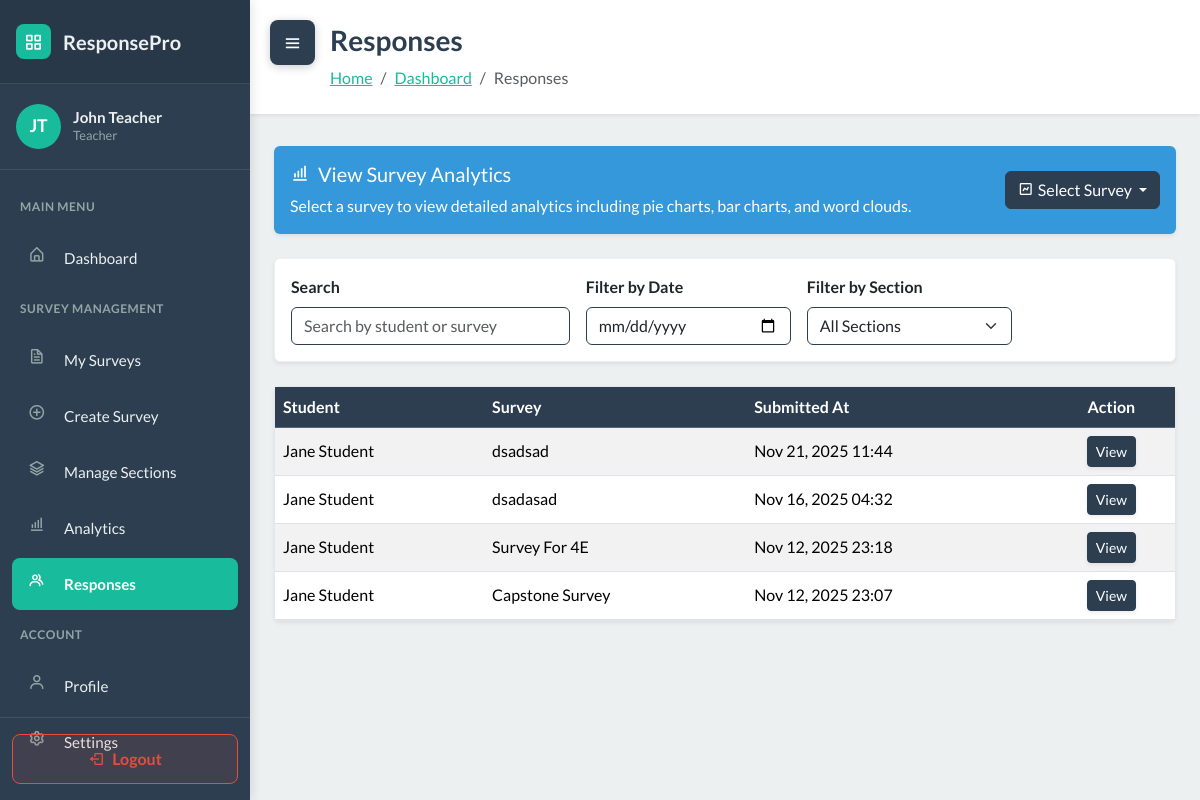
Screenshot of /responses/ (signed in) with the database file from the repository.
### WebSurvey/models.py (models this page shows, shortened)
class User(AbstractUser):
    ROLE_CHOICES = [
        ('student', 'Student'),
        ('teacher', 'Teacher'),
    ]
    role = models.CharField('role', max_length=20, choices=ROLE_CHOICES, default='student')
    section = models.ForeignKey(Section, null=True, blank=True, on_delete=models.SET_NULL, related_name='students')

class StudentResponse(models.Model):
    survey = models.ForeignKey(Survey, on_delete=models.CASCADE, related_name='responses')
    student = models.ForeignKey(User, on_delete=models.CASCADE, related_name='survey_responses')
    started_at = models.DateTimeField(auto_now_add=True)
    submitted_at = models.DateTimeField(null=True, blank=True)
    score = models.FloatField(null=True, blank=True)
    is_submitted = models.BooleanField(default=False)
    class Meta:
        unique_together = ['survey', 'student']

class Survey(models.Model):
    STATUS_CHOICES = [
        ('draft', 'Draft'),
        ('published', 'Published'),
        ('closed', 'Closed'),
    ]
    title = models.CharField(max_length=255)
    description = models.TextField(blank=True)
    teacher = models.ForeignKey(User, on_delete=models.CASCADE, related_name='surveys')
    sections = models.ManyToManyField(Section, blank=True, related_name='surveys')
    status = models.CharField(max_length=20, choices=STATUS_CHOICES, default='draft')
    total_points = models.IntegerField(default=0)
    time_limit = models.IntegerField(null=True, blank=True, help_text="Time limit in minutes")
    due_date = models.DateTimeField(null=True, blank=True)
    created_at = models.DateTimeField(auto_now_add=True)
    updated_at = models.DateTimeField(auto_now=True)
    class Meta:
        ordering = ['-created_at']

### WebSurvey/views.py (the view, shortened to what this page needs)
# urls.py: path('responses/', views.response_management, name='response_management'),
@login_required
def response_management(request):
    teacher = request.user
    search_query = request.GET.get("search", "")
    date_filter = request.GET.get("date", "")
    section_filter = request.GET.get("section", "")
    responses = StudentResponse.objects.filter(
        survey__teacher=teacher,
        is_submitted=True
    ).select_related("student", "survey", "student__section").order_by('-submitted_at')
    if date_filter:
        responses = responses.filter(submitted_at__date=date_filter)
    if section_filter:
        responses = responses.filter(student__section_id=section_filter)
    paginator = Paginator(responses, 10)
    page_number = request.GET.get("page")
    page_obj = paginator.get_page(page_number)
    surveys_with_responses = Survey.objects.filter(
        teacher=teacher,
        responses__is_submitted=True
    ).distinct().order_by('-created_at')
    sections = Section.objects.filter(teacher=teacher).order_by('name')
    return render(request, "responses.html", {
        "page_obj": page_obj,
        "search_query": search_query,
        "date_filter": date_filter,
        "section_filter": section_filter,
        "surveys_with_responses": surveys_with_responses,
        "sections": sections,
    })

### WebSurvey/services.py (called while the page is built)
def auto_close_due_surveys():
    now = timezone.now()
    overdue_ids = []
    for survey in Survey.objects.filter(status='published', due_date__isnull=False):
        due = survey.due_date
        if due is None:
            continue
        if timezone.is_naive(due):
            due = timezone.make_aware(due, timezone.get_current_timezone())
        if due <= now:
            overdue_ids.append(survey.id)
    if overdue_ids:
        Survey.objects.filter(id__in=overdue_ids).update(status='closed')
    return now

### WebSurvey/templates/responses.html (shortened to what this page needs)
<!DOCTYPE html>
{% load static %}
<html data-bs-theme="light" lang="en">
<head>
    <link rel="stylesheet" href="https://cdn.jsdelivr.net/npm/bootswatch@5.3.6/dist/flatly/bootstrap.min.css">
    <link rel="stylesheet" href="https://cdn.jsdelivr.net/npm/boxicons@latest/css/boxicons.min.css">
    <link rel="stylesheet" href="{% static 'css/dashboard-sidebar.css' %}">
    <link rel="stylesheet" href="{% static 'css/bss-overrides.css' %}">
</head>
<body>
    <button class="sidebar-toggle shifted" id="sidebarToggle">
        <i class="bx bx-menu"></i>
    </button>
    <aside class="dashboard-sidebar" id="sidebar">
        <div class="sidebar-header">
            <a href="{% url 'dashboard' %}" class="sidebar-brand">
                <div class="brand-icon">
                    <i class="bx bx-grid-alt" style="color: white;"></i>
                </div>
                <span>ResponsePro</span>
            </a>
        </div>
        <div class="sidebar-user">
            <div class="user-avatar">
                {{ user.first_name.0|upper }}{{ user.last_name.0|upper }}
            </div>
            <div class="user-info">
                <h6>{{ user.first_name }} {{ user.last_name }}</h6>
                <p>{{ user.get_role_display }}</p>
            </div>
        </div>
        <nav class="sidebar-nav">
            <div class="nav-section-title">Main Menu</div>
            <div class="sidebar-nav-item">
                <a href="{% url 'dashboard' %}" class="sidebar-nav-link">
                    <i class="bx bx-home-alt"></i>
                    <span>Dashboard</span>
                </a>
            </div>
            <div class="nav-section-title">Survey Management</div>
            <div class="sidebar-nav-item">
                <a href="{% url 'survey_list' %}" class="sidebar-nav-link">
                    <i class="bx bx-file"></i>
                    <span>My Surveys</span>
                </a>
            </div>
            <div class="sidebar-nav-item">
                <a href="{% url 'survey_create' %}" class="sidebar-nav-link">
                    <i class="bx bx-plus-circle"></i>
                    <span>Create Survey</span>
                </a>
            </div>
            <div class="sidebar-nav-item">
                <a href="{% url 'section_list' %}" class="sidebar-nav-link">
                    <i class="bx bx-layer"></i>
                    <span>Manage Sections</span>
                </a>
            </div>
            <div class="sidebar-nav-item">
                <a href="{% url 'overall_analytics' %}" class="sidebar-nav-link">
                    <i class="bx bx-bar-chart-alt"></i>
                    <span>Analytics</span>
                </a>
            </div>
            <div class="sidebar-nav-item">
                <a href="{% url 'response_management' %}" class="sidebar-nav-link active">
                    <i class="bx bx-group"></i>
                    <span>Responses</span>
                </a>
            </div>
            <div class="nav-section-title">Account</div>
            <div class="sidebar-nav-item">
                <a href="#" class="sidebar-nav-link">
                    <i class="bx bx-user"></i>
                    <span>Profile</span>
                </a>
            </div>
            <div class="sidebar-nav-item">
                <a href="#" class="sidebar-nav-link">
                    <i class="bx bx-cog"></i>
                    <span>Settings</span>
                </a>
            </div>
        </nav>
        <div class="sidebar-logout">
            <a href="{% url 'logout' %}" class="logout-btn">
                <i class="bx bx-log-out"></i>
                <span>Logout</span>
            </a>
        </div>
    </aside>
    <main class="dashboard-content" id="mainContent">
        <div class="content-header">
            <h1>Responses</h1>
            <nav aria-label="breadcrumb">
                <ol class="breadcrumb">
                    <li class="breadcrumb-item"><a href="{% url 'landing' %}">Home</a></li>
                    <li class="breadcrumb-item"><a href="{% url 'dashboard' %}">Dashboard</a></li>
                    <li class="breadcrumb-item active" aria-current="page">Responses</li>
                </ol>
            </nav>
        </div>
        <div class="container-fluid px-4 pb-5">
            {% if surveys_with_responses %}
            <div class="alert alert-info shadow-sm mb-4" role="alert">
                <div class="d-flex justify-content-between align-items-center">
                    <div>
                        <h5 class="alert-heading mb-2">
                            <i class="bx bx-bar-chart-alt me-2"></i>View Survey Analytics
                        </h5>
                        <p class="mb-0">Select a survey to view detailed analytics including pie charts, bar charts, and word clouds.</p>
                    </div>
                    <div class="dropdown">
                        <button class="btn btn-primary dropdown-toggle" type="button" id="analyticsDropdown" data-bs-toggle="dropdown" aria-expanded="false">
                            <i class="bx bx-chart me-1"></i>Select Survey
                        </button>
                    </div>
                </div>
            </div>
            {% endif %}
            <div class="card mb-4 shadow-sm border-light">
                <div class="card-body">
                    <form method="get" id="filterForm" class="row g-3 align-items-end">
                        <div class="col-md-4">
                            <label class="form-label fw-semibold">Search</label>
                            <input type="text" name="search" placeholder="Search by student or survey"
                                   value="{{ search_query }}" class="form-control border-primary">
                        </div>
                        <div class="col-md-3">
                            <label class="form-label fw-semibold">Filter by Date</label>
                            <input type="date" name="date" value="{{ date_filter }}" class="form-control border-primary" onchange="this.form.submit()">
                        </div>
                        <div class="col-md-3">
                            <label class="form-label fw-semibold">Filter by Section</label>
                            <select name="section" class="form-select border-primary" onchange="this.form.submit()">
                                <option value="">All Sections</option>
                            </select>
                        </div>
                    </form>
                </div>
            </div>
            <div class="card shadow-sm" style="border:1px solid #e3e6ea;">
                <div class="table-responsive">
                    <table class="table table-striped table-hover align-middle mb-0">
                        <thead class="table-primary text-white">
                            <tr>
                                <th>Student</th>
                                <th>Survey</th>
                                <th>Submitted At</th>
                                <th class="text-center">Action</th>
                            </tr>
                        </thead>
                        <tbody>
                            {% for response in page_obj %}
                            <tr>
                                <td>{{ response.student.get_full_name }}</td>
                                <td>{{ response.survey.title }}</td>
                                <td>{{ response.submitted_at|date:"M d, Y H:i" }}</td>
                                <td class="text-center">
                                    <a href="{% url 'response_detail' response.id %}"
                                       class="btn btn-sm btn-primary shadow-sm">
                                        View
                                    </a>
                                </td>
                            </tr>
                            {% empty %}
                            <tr>
                                <td colspan="4" class="text-center text-muted py-3">No responses found.</td>
                            </tr>
                            {% endfor %}
                        </tbody>
                    </table>
                </div>
            </div>
        </div>
    </main>
</body>
</html>

### WebSurvey/static/css/dashboard-sidebar.css (style rules this page uses)
:root { --sidebar-width: 250px; --sidebar-bg: #2C3E50; --sidebar-hover: #34495E; --sidebar-active: #18BC9C; --sidebar-text: #ecf0f1; --sidebar-icon: #95a5a6; --transition-speed: 0.3s; }
body { font-family: 'Lato', sans-serif; }
.dashboard-sidebar { position: fixed; left: 0; top: 0; width: var(--sidebar-width); height: 100vh; background: var(--sidebar-bg); box-shadow: 2px 0 10px rgba(0, 0, 0, 0.1); transition: transform var(--transition-speed) ease; z-index: 1000; overflow-y: auto; overflow-x: hidden; }
.sidebar-header { padding: 1.5rem 1rem; background: rgba(0, 0, 0, 0.1); border-bottom: 1px solid rgba(255, 255, 255, 0.1); }
.sidebar-brand { display: flex; align-items: center; color: var(--sidebar-text); text-decoration: none; font-size: 1.25rem; font-weight: 700; }
.sidebar-brand .brand-icon { width: 35px; height: 35px; border-radius: 8px; background: var(--sidebar-active); display: flex; align-items: center; justify-content: center; margin-right: 0.75rem; }
.sidebar-user { padding: 1.25rem 1rem; border-bottom: 1px solid rgba(255, 255, 255, 0.1); display: flex; align-items: center; }
.user-avatar { width: 45px; height: 45px; border-radius: 50%; background: var(--sidebar-active); display: flex; align-items: center; justify-content: center; color: white; font-weight: 700; margin-right: 0.75rem; font-size: 1.1rem; }
.user-info h6 { margin: 0; color: var(--sidebar-text); font-size: 0.95rem; font-weight: 700; }
.user-info p { margin: 0; color: var(--sidebar-icon); font-size: 0.8rem; text-transform: capitalize; }
.sidebar-nav { padding: 1rem 0; }
.nav-section-title { padding: 0.75rem 1.25rem; color: var(--sidebar-icon); font-size: 0.75rem; text-transform: uppercase; font-weight: 700; letter-spacing: 0.5px; }
.sidebar-nav-item { margin: 0.25rem 0.75rem; border-radius: 8px; overflow: hidden; }
.sidebar-nav-link { display: flex; align-items: center; padding: 0.875rem 1rem; color: var(--sidebar-text); text-decoration: none; transition: all 0.2s ease; font-size: 0.95rem; }
.sidebar-nav-link.active { background: var(--sidebar-active); color: white; font-weight: 600; }
.sidebar-nav-link i { width: 24px; height: 24px; margin-right: 0.75rem; color: var(--sidebar-icon); transition: color 0.2s ease; font-size: 1.1rem; }
.sidebar-nav-link:hover i, .sidebar-nav-link.active i { color: white; }
.sidebar-logout { position: absolute; bottom: 0; left: 0; right: 0; padding: 1rem 0.75rem; border-top: 1px solid rgba(255, 255, 255, 0.1); }
.logout-btn { width: 100%; padding: 0.75rem; background: rgba(231, 76, 60, 0.1); color: #e74c3c; border: 1px solid #e74c3c; border-radius: 8px; text-decoration: none; display: flex; align-items: center; justify-content: center; transition: all 0.2s ease; font-weight: 600; }
.logout-btn i { margin-right: 0.5rem; }
.dashboard-content { margin-left: var(--sidebar-width); transition: margin-left var(--transition-speed) ease; min-height: 100vh; background: #ecf0f1; }
.sidebar-toggle { position: fixed; top: 20px; left: 20px; z-index: 1001; background: var(--sidebar-bg); color: white; border: none; width: 45px; height: 45px; border-radius: 8px; cursor: pointer; display: flex; align-items: center; justify-content: center; box-shadow: 0 2px 10px rgba(0, 0, 0, 0.2); transition: all var(--transition-speed) ease; }
.sidebar-toggle.shifted { left: calc(var(--sidebar-width) + 20px); }
.sidebar-toggle i { font-size: 1.25rem; }
.content-header { background: white; padding: 1.5rem 2rem 1.5rem 5rem; box-shadow: 0 1px 4px rgba(0, 0, 0, 0.1); margin-bottom: 2rem; }
.content-header h1 { margin: 0; font-size: 1.75rem; font-weight: 700; color: #2C3E50; }
.content-header .breadcrumb { margin: 0.5rem 0 0 0; background: transparent; padding: 0; }

### WebSurvey/static/css/bss-overrides.css (style rules this page uses)
.me-1 { margin-right: .25rem!important; }
.me-2 { margin-right: .5rem!important; }
.mb-0 { margin-bottom: 0!important; }
.mb-2 { margin-bottom: .5rem!important; }
.mb-4 { margin-bottom: 1.5rem!important; }

### rows the page displays
User: first_name.0 "J", last_name.0 "T", first_name "John", last_name "Teacher", role "Teacher"
StudentResponse: student.get_full_name "Jane Student", survey "dsadsad", submitted_at "Nov 21, 2025 11:44"
StudentResponse: student.get_full_name "Jane Student", survey "dsadasad", submitted_at "Nov 16, 2025 04:32"
StudentResponse: student.get_full_name "Jane Student", survey "Survey For 4E", submitted_at "Nov 12, 2025 23:18"
StudentResponse: student.get_full_name "Jane Student", survey "Capstone Survey", submitted_at "Nov 12, 2025 23:07"
